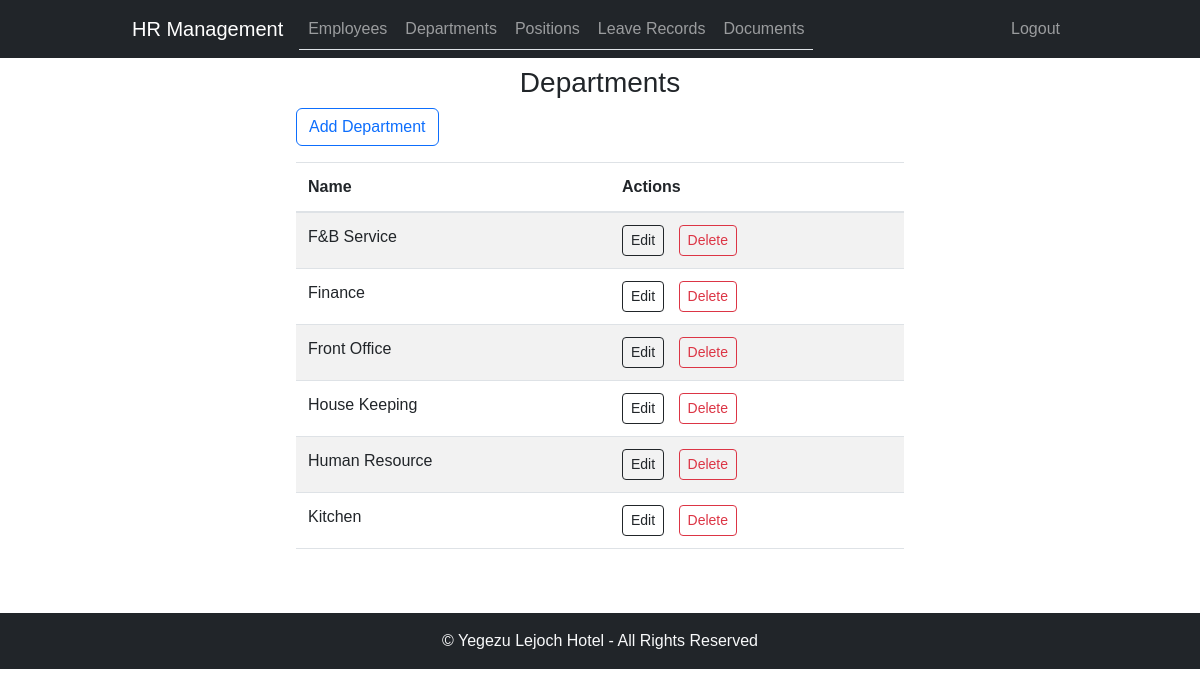
The app's page /departments/ (signed in) with its own data.
### employee_management/models.py (models this page shows, shortened)
class Department(models.Model):
    name = models.CharField(max_length=50)

### employee_management/views.py (the view)
# urls.py: path('departments/', department_list, name='department_list'),
@login_required
def department_list(request):
    departments = Department.objects.all().order_by('name')
    paginator = Paginator(departments, 10)  # Show 10 positions per page
    page_number = request.GET.get('page')
    try:
        page_obj = paginator.get_page(page_number)
    except PageNotAnInteger:
        page_obj = paginator.get_page(1)
    except EmptyPage:
        page_obj = paginator.get_page(paginator.num_pages)
    return render(request, 'department_list.html', {'page_obj': page_obj})

### employee_management/templates/department_list.html (shortened to what this page needs)
{% extends 'base.html' %}
{% block content %}
<div class="container d-flex justify-content-center">
    <div class="col-8">
        <div class="text-center"><h3>Departments</h3></div>
        <a href="{% url 'hrms:department_create' %}" class="btn btn-outline-primary mb-3">Add Department</a>
        <table class="table table-striped">
            <thead>
                <tr>
                    <th>Name</th>
                    <th>Actions</th>
                </tr>
            </thead>
            <tbody>
                {% for department in page_obj %}
                <tr>
                    <td>{{ department.name }}</td>
                    <td>
                        <a href="{% url 'hrms:department_update' pk=department.pk %}" class="btn btn-outline-dark btn-sm mr-10" style="margin-right: 10px;">Edit</a>
                        <a href="{% url 'hrms:department_delete' pk=department.pk %}" class="btn btn-outline-danger btn-sm" onclick="return confirm('Are you sure you want to delete this department?')">Delete</a>
                    </td>
                </tr>
                {% endfor %}
            </tbody>
        </table>
    </div>
</div>
{% endblock %}

### employee_management/static/css/style.css (style rules this page uses)
body { font-family: Arial, sans-serif; }
.container { max-width: 960px; }
.table-striped > tbody > tr:nth-of-type(odd) { background-color: #f9f9f9; }
.table > thead > tr > th, .table > tbody > tr > th, .table > tfoot > tr > th, .table > thead > tr > td, .table > tbody > tr > td, .table > tfoot > tr > td { border-top: 1px solid #dee2e6; padding: 0.75rem; vertical-align: top; border-bottom: 1px solid #dee2e6; }
.table > thead > tr > th { vertical-align: bottom; border-bottom: 2px solid #dee2e6; }

### records on screen
Department: name "F&B Service"
Department: name "Finance"
Department: name "Front Office"
Department: name "House Keeping"
Department: name "Human Resource"
Department: name "Kitchen"
